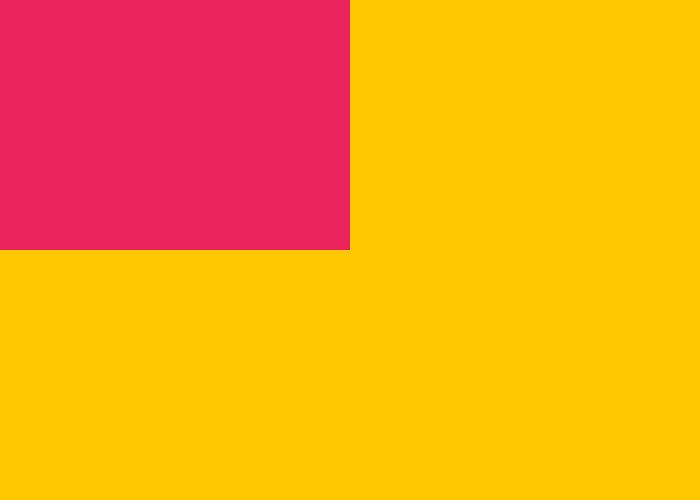
Frame 1 (no input)
Frame 60 (no input): identical to frame 1, image omitted
Frame 120 (the mouse pressed at the canvas centre since frame 60): blank canvas, image omitted

The p5.js sketch that drew this single still picture (run headless with seeded random() and noise() and a simulated clock; from frame 60 on, the mouse is pressed at the canvas centre):

// p5.js sketch
// ── sketch.js

function setup() {
	createCanvas(700, 500);
	noStroke();
}

function draw() {
	background(255, 200, 0);
	fill(236, 36, 94);
	if(mouseX < width/2 && mouseY < height / 2){
		rect(0,0,width/2,height/2);
	}
	if(mouseX > width/2 && mouseY < height / 2){
		rect(width/2,0,width/2,height/2);
	}
	if(mouseX < width/2 && mouseY > height / 2){
		rect(0,height/2,width/2,height/2);
	}
	if(mouseX > width/2 && mouseY > height / 2){
		rect(width/2,height/2,width/2,height/2);
	}
}
